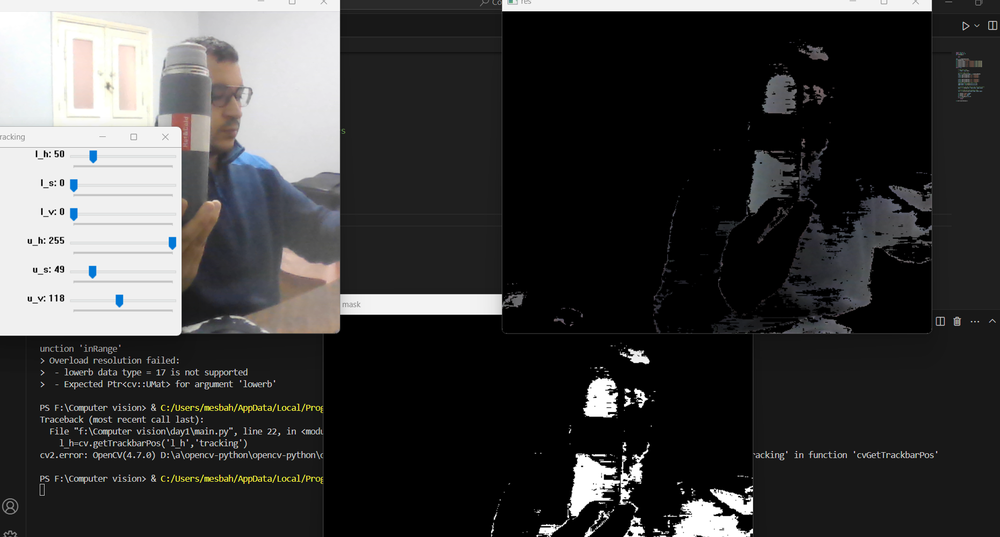
#> input picture day1/photo.png, 1000 x 537 px, shrunk from 1862 x 1000 before the run, given in place of the camera
$ python main.py
#> lines starting #> are read from the running program, lines starting #| are printed output that depends on the picture; after the words box and inside, x2 and y2 are one past the last pixel; in counts of white or black regions, pixels touching at a corner belong together
import cv2 as cv
import numpy as np
def nothing(x):

    pass

cap = cv.VideoCapture(0)
cv.namedWindow('tracking')
cv.createTrackbar('l_h','tracking',0,255,nothing)
#> slider 'l_h' is set to 51
cv.createTrackbar('l_s','tracking',0,255,nothing)
#> slider 'l_s' is set to 51
cv.createTrackbar('l_v','tracking',0,255,nothing)
#> slider 'l_v' is set to 51
cv.createTrackbar('u_h','tracking',0,255,nothing)
#> slider 'u_h' is set to 255
cv.createTrackbar('u_s','tracking',0,255,nothing)
#> slider 'u_s' is set to 255
cv.createTrackbar('u_v','tracking',0,255,nothing)
#> slider 'u_v' is set to 255
while True:

    # Take each frame
    _, frame = cap.read()
#> frame is the input picture: shape (537, 1000, 3); mean B, G, R 60.2, 60.3, 60.5

    # Convert BGR to HSV
    hsv = cv.cvtColor(frame, cv.COLOR_BGR2HSV)
#> hsv: shape (537, 1000, 3); mean H, S, V 16.5, 7.5, 61.9
    l_h=cv.getTrackbarPos('l_h','tracking')
    l_s=cv.getTrackbarPos('l_s','tracking')
    l_v=cv.getTrackbarPos('l_v','tracking')

    u_h=cv.getTrackbarPos('u_h','tracking')
    u_s=cv.getTrackbarPos('u_s','tracking')
    u_v=cv.getTrackbarPos('u_v','tracking')
    # define range of blue color in HSV
    lower_blue = np.array([l_h,l_s,l_v])
    upper_blue = np.array([u_h,u_s,u_v])

    # Threshold the HSV image to get only blue colors
    mask = cv.inRange(hsv, lower_blue, upper_blue)
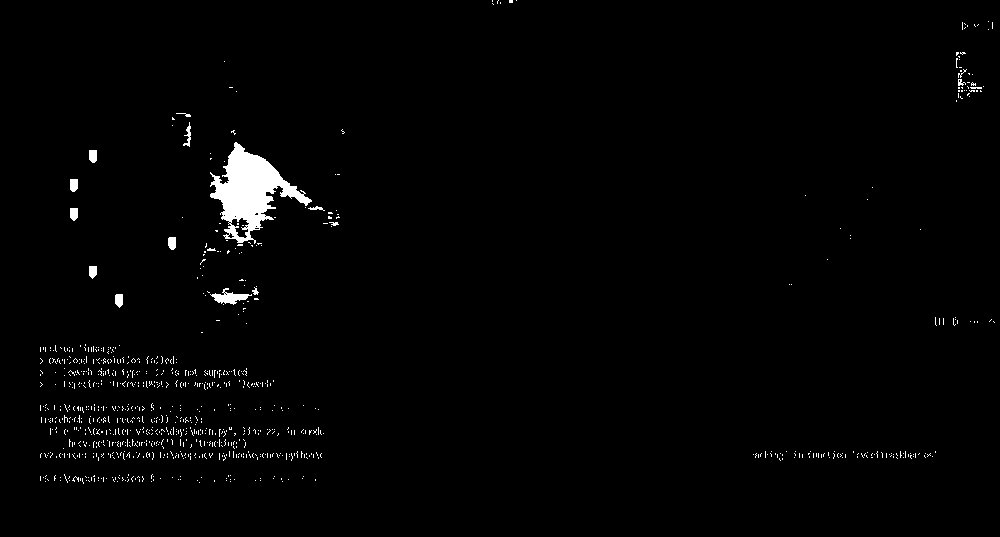
#> mask: shape (537, 1000); 1.5% white; 958 white regions (941 under 20 px), largest, box (x1, y1, x2, y2) and area: (210, 142, 312, 244) 4206, (210, 288, 252, 305) 305, (89, 150, 97, 163) 95

    # Bitwise-AND mask and original image
    res = cv.bitwise_and(frame,frame, mask= mask)
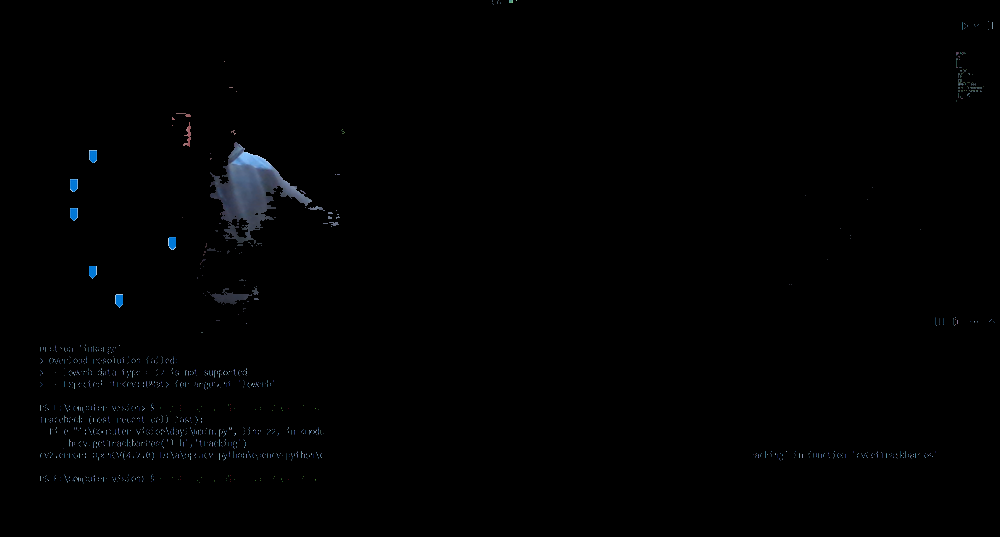
#> res: shape (537, 1000, 3); mean B, G, R 1.8, 1.4, 1.1

    cv.imshow('frame',frame)
    cv.imshow('mask',mask)
    cv.imshow('res',res)
    k = cv.waitKey(5) & 0xFF
#> (key Esc is pressed here)
    if k == 27:
        break

cv.destroyAllWindows()
